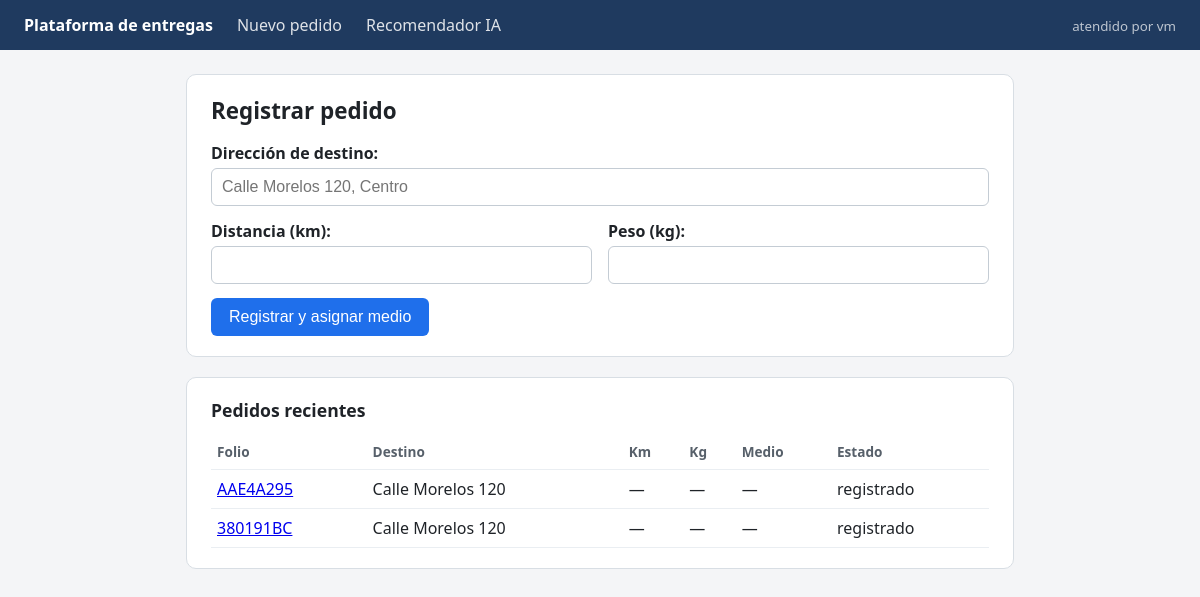
The page /entregas/panel/ on the database as committed earlier.
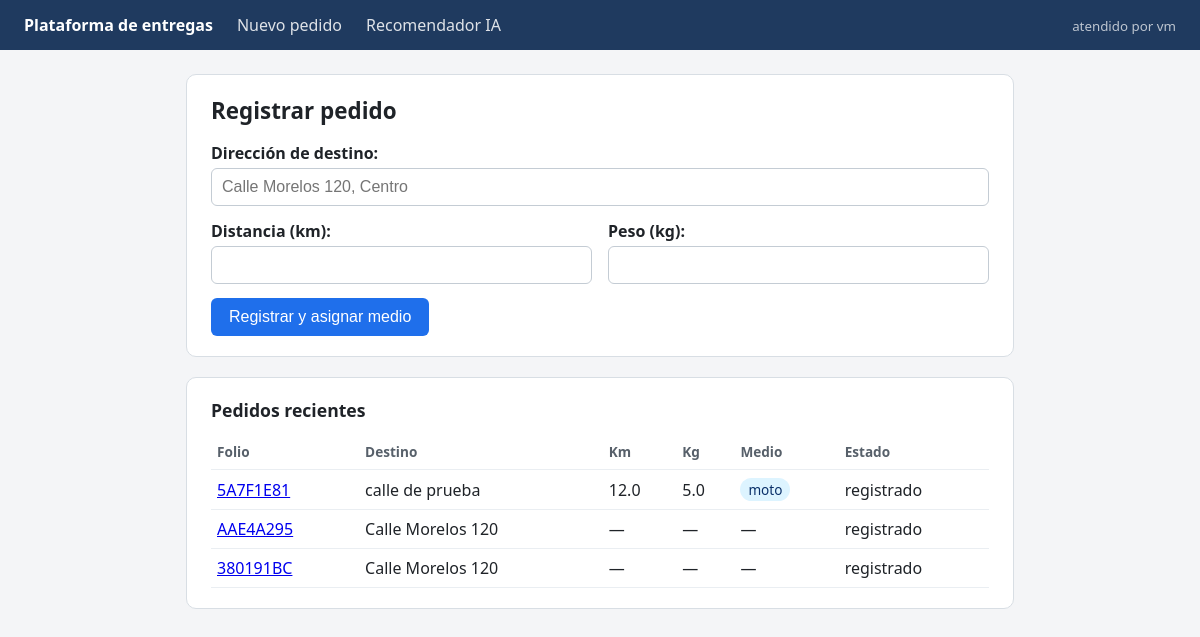
The same page on the database as committed later.
### entregas/models.py (models this page shows, shortened)
class Pedido(models.Model):
    folio = models.CharField(max_length=12, unique=True)
    destino = models.CharField(max_length=200)
    estado = models.CharField(max_length=20, default="registrado")
    creado = models.DateTimeField(auto_now_add=True)
    distancia_km = models.FloatField(null=True, blank=True)
    peso_kg = models.FloatField(null=True, blank=True)
    medio = models.CharField(max_length=20, blank=True)
    motivo = models.CharField(max_length=255, blank=True)
    class Meta:
        ordering = ["-creado"]

### entregas/views_panel.py (the view)
# urls.py: path("panel/", views_panel.nuevo_pedido, name="panel_nuevo_pedido"),
def nuevo_pedido(request):
    if request.method == "POST":
        form = PedidoForm(request.POST)
        if form.is_valid():
            pedido = servicios.registrar_pedido(**form.cleaned_data)
            return redirect("panel_pedido", folio=pedido.folio)
    else:
        form = PedidoForm()
    return render(request, "entregas/nuevo_pedido.html", {
        "form": form,
        "recientes": Pedido.objects.all()[:10],
        "copia": COPIA,
    })

### entregas/forms.py
class PedidoForm(forms.ModelForm):
    distancia_km = campo_km()
    peso_kg = campo_kg()
    class Meta:
        model = Pedido
        fields = ["destino", "distancia_km", "peso_kg"]
        labels = {"destino": "Dirección de destino"}
        error_messages = {"destino": {"required": "Falta la dirección de destino."}}
        widgets = {"destino": forms.TextInput(attrs={"placeholder": "Calle Morelos 120, Centro"})}

### entregas/templates/entregas/nuevo_pedido.html (shortened to what this page needs)
{% extends "entregas/base.html" %}
{% block contenido %}
<section class="tarjeta">
  <h1>Registrar pedido</h1>
  <form method="post" novalidate>
    <div class="campo {% if form.destino.errors %}error{% endif %}">
      {{ form.destino.label_tag }}
      {{ form.destino }}
    </div>
    <div class="fila">
      <div class="campo {% if form.distancia_km.errors %}error{% endif %}">
        {{ form.distancia_km.label_tag }}
        {{ form.distancia_km }}
      </div>
      <div class="campo {% if form.peso_kg.errors %}error{% endif %}">
        {{ form.peso_kg.label_tag }}
        {{ form.peso_kg }}
      </div>
    </div>
    <button type="submit">Registrar y asignar medio</button>
  </form>
</section>
<section class="tarjeta">
  <h2>Pedidos recientes</h2>
  {% if recientes %}
    <table>
      <thead>
        <tr><th>Folio</th><th>Destino</th><th>Km</th><th>Kg</th><th>Medio</th><th>Estado</th></tr>
      </thead>
      <tbody>
        {% for p in recientes %}
          <tr>
            <td><a href="{% url 'panel_pedido' p.folio %}">{{ p.folio }}</a></td>
            <td>{{ p.destino }}</td>
            <td>{{ p.distancia_km|default:"—" }}</td>
            <td>{{ p.peso_kg|default:"—" }}</td>
            <td>{% if p.medio %}<span class="etiqueta">{{ p.medio }}</span>{% else %}—{% endif %}</td>
            <td>{{ p.estado }}</td>
          </tr>
        {% endfor %}
      </tbody>
    </table>
  {% else %}
    <p class="vacio">Todavía no hay pedidos.</p>
  {% endif %}
</section>
{% endblock %}

Rows that differ between the two databases and show on the page:
added Pedido: folio "5A7F1E81", destino "calle de prueba", distancia_km "12.0", peso_kg "5.0", medio "moto", estado "registrado"
